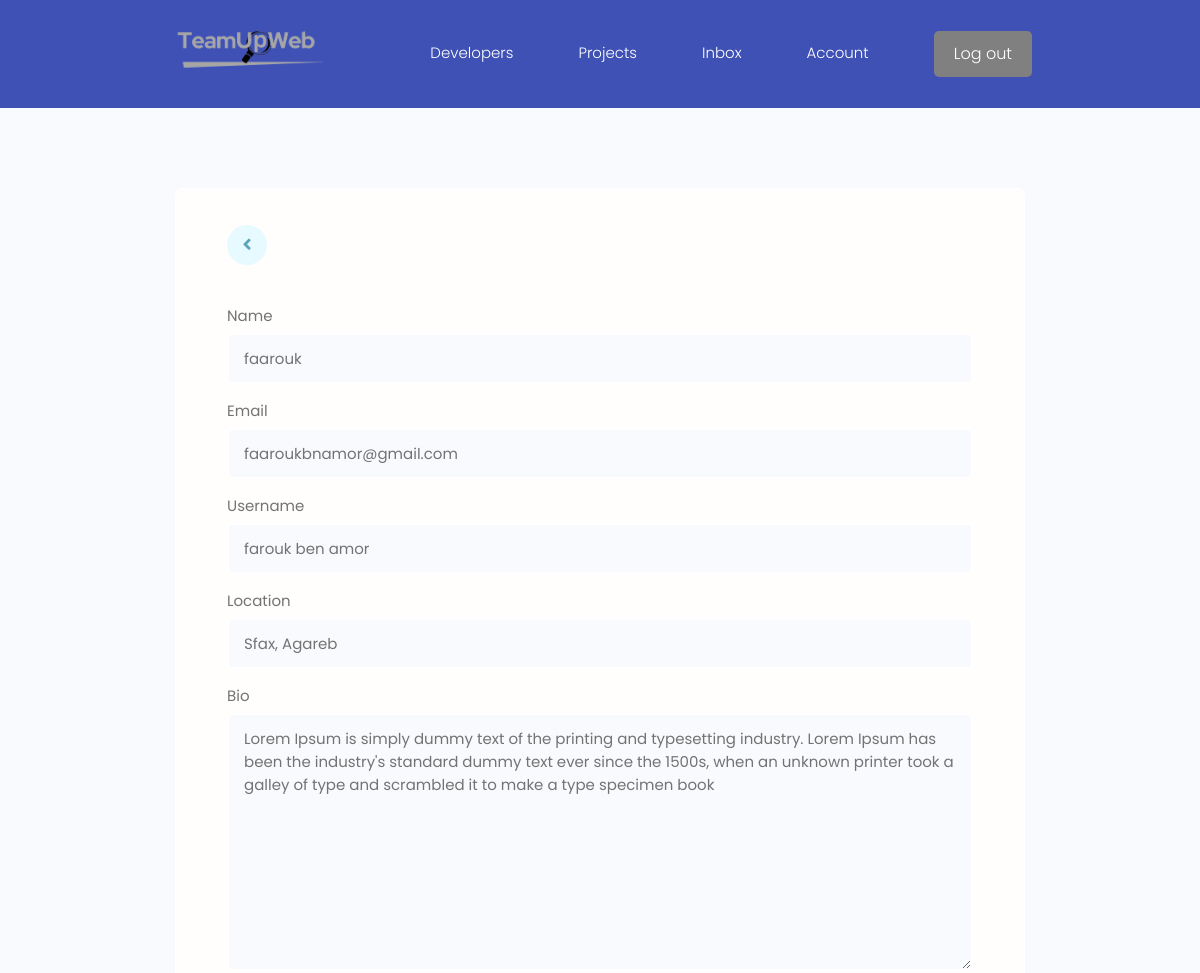
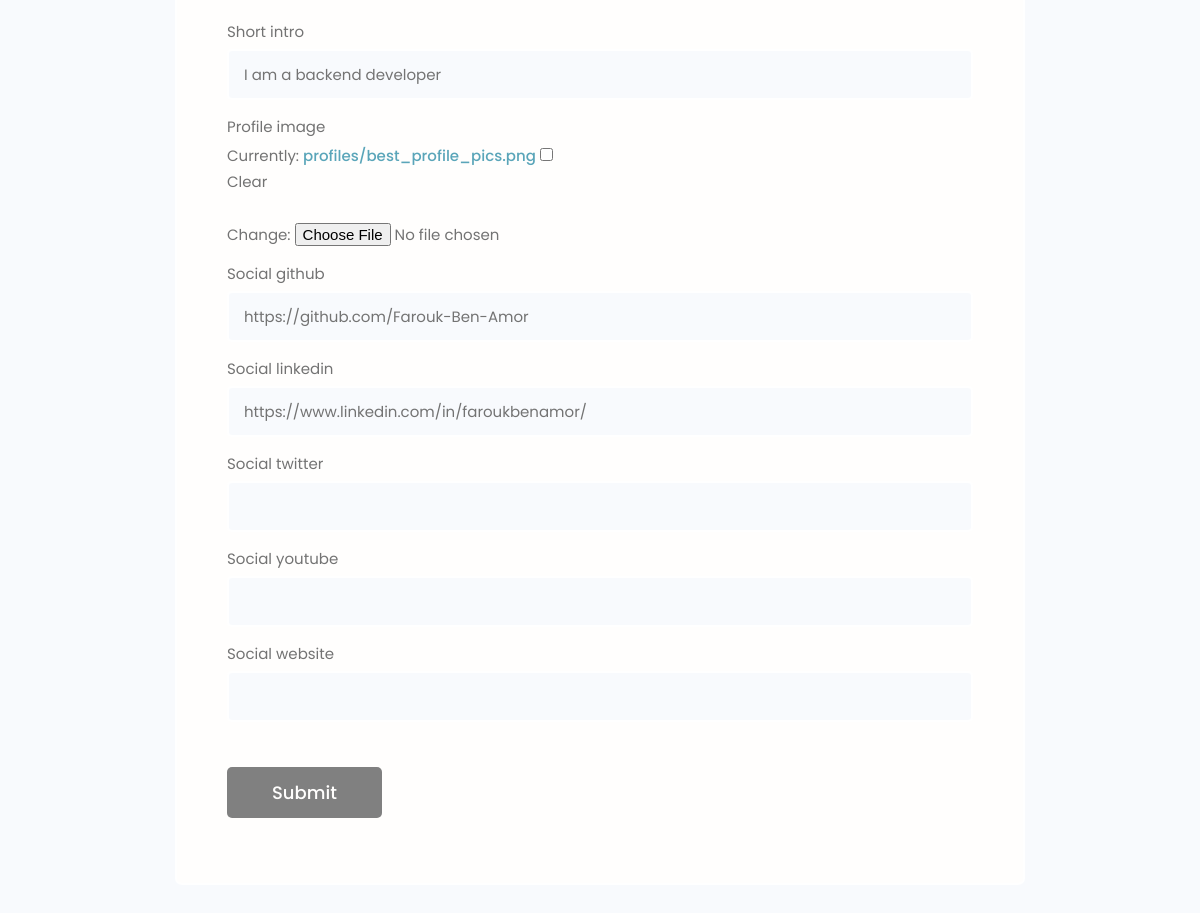
The page /edit-account/ (signed in) on the database its author committed (2 pictures, top to bottom).
### users/models.py (models this page shows, shortened)
class Profile(models.Model):
    user = models.OneToOneField(User,on_delete=models.CASCADE,null=True,blank=True)
    name = models.CharField(max_length=200,null=True,blank=True)
    email = models.EmailField(max_length=500,null=True,blank=True)
    username = models.CharField(max_length=200,null=True,blank=True)
    location = models.CharField(max_length=200,null=True,blank=True)
    short_intro = models.CharField(max_length=200,null=True,blank=True)
    bio = models.TextField(null=True,blank=True)
    profile_image = models.ImageField(null=True,blank=True,upload_to='profiles/',default="profiles/user-default.png")
    social_github = models.CharField(max_length=200,null=True,blank=True)
    social_twitter = models.CharField(max_length=200,null=True,blank=True)
    social_linkedin = models.CharField(max_length=200,null=True,blank=True)
    social_youtube = models.CharField(max_length=200,null=True,blank=True)
    social_website = models.CharField(max_length=200,null=True,blank=True)
    created = models.DateTimeField(auto_now_add=True)
    id = models.UUIDField(default=uuid.uuid4, unique = True,
                          primary_key=True,editable=False)
    class Meta:
        ordering = ['created']

### users/views.py (the view)
# urls.py: path('edit-account/',views.editAccount, name = "edit-account"),
@login_required(login_url='login')
def editAccount(request):
 profile = request.user.profile
 form = ProfileForm(instance=profile)
 if request.method =="POST":
    form = ProfileForm(request.POST,request.FILES,instance=profile)
    if form.is_valid():
       form.save()
       return redirect('account')
 context={'form':form}
 return render(request,'users/profile_form.html',context)

### users/forms.py
class ProfileForm(ModelForm):
    class Meta:
        model= Profile
        fields=['name','email','username','location','bio','short_intro','profile_image','social_github',
                'social_linkedin','social_twitter','social_youtube','social_website']
    def __init__(self, *args, **kwargs):
        super(ProfileForm, self).__init__(*args, **kwargs)
        for name, field in self.fields.items():
            field.widget.attrs.update({'class': 'input'})

### users/templates/users/profile_form.html (shortened to what this page needs)
{% extends 'main.html' %}
{% block content %}
    <main class="formPage my-xl">
        <div class="content-box">
            <div class="formWrapper">
                <a class="backButton" href="{% url 'account' %}"><i class="fas fa-angle-left"></i></a>
                <br>
                <form class="form" method="POST" action="{% url 'edit-account' %}" enctype="multipart/form-data">
                     {% for field in form %}
                     <div class="form__field">
                        <label for="formInput#text">{{field.label}} </label>
                        {{field}}
                    </div>
                     {% endfor %}
                    <input class="btn btn--sub btn--lg  my-md" type="submit" value="Submit" />
                </form>
            </div>
        </div>
    </main>
{% endblock %}

### static/styles/app.css (style rules this page uses)
:root { --color-sub: #2d2d39; }
.btn--sub { background-color: gray; }
.content-box { width: 95%; max-width: 85rem; margin: 0 auto; }
.backButton { background: var(--color-main-light); color: var(--color-main); width: 4rem; height: 4rem; display: flex; align-items: center; justify-content: center; border-radius: 50%; }
.backButton i { font-size: 1.8rem; }
.formPage .formWrapper { list-style: none; background: var(--color-white); padding: 3.5rem 5rem; border: 2px solid var(--color-light); border-radius: 0.7rem; }
:root { --color-primary: #3f51b5; --color-light: #ffffff; }

### static/uikit/styles/modules/_variables.css (style rules this page uses)
:root { --color-main: #5aa5b9; --color-main-light: #e6faff; --color-sub: #3f4156; --color-sub-light: #51546e; --color-sub-lighter: #ededfd; --color-text: #737373; --color-gray: #8b8b8b; --color-light: #e5e7eb; --color-light-gray: #767676; --color-bg: #f8fafd; --color-white: #fffefd; --color-white-light: #f3f3f3; --color-success: #359e64; --color-success-bg: #def8e8; --color-error: #fc4b0b; --color-error-bg: #fff2ee; --font-base: 'Poppins', arial, helvetica, 'Segoe UI', roboto, ubuntu, sans-serif; --font-monospace: 'Fira Code', 'Courier New', courier, monospace; --font-regular: 300; --font-medium: 500; --font-bold: 700; --generic-shadow: 1px 1px 5px #00000010; --generic-transition: all 0.3s ease-in-out; }

### static/uikit/styles/modules/_base.css (style rules this page uses)
* { margin: 0; padding: 0; box-sizing: border-box; text-rendering: optimizeLegibility; color: inherit; font-size: inherit; }
html { font-size: 50%; }
@media only screen and (min-width: 480px) { html { font-size: 56.25%; } }
@media only screen and (min-width: 1200px) { html { font-size: 62.5%; } }
body { line-height: 1.6; font-weight: 400; font-size: 1.5rem; color: var(--color-text); background-color: var(--color-bg); min-height: 100vh; }

### static/uikit/styles/modules/_typography.css (style rules this page uses)
* { font-family: var(--font-base); }
a { padding-bottom: 2px; text-decoration: none; display: inline-block; color: var(--color-main); font-weight: var(--font-medium); }

### static/uikit/styles/modules/_utilities.css (style rules this page uses)
.my-md { margin: 3rem auto; }
.my-xl { margin: 8rem auto; }

### static/uikit/styles/modules/_button.css (style rules this page uses)
.btn { display: inline-block; position: relative; cursor: pointer; background-color: var(--color-light); font-weight: var(--font-medium); color: var(--color-sub); text-decoration: none; padding: 1rem 2rem; border-radius: 0.5rem; border: none; width: -webkit-fit-content; width: -moz-fit-content; width: fit-content; height: -webkit-fit-content; height: -moz-fit-content; height: fit-content; font-size: 1.6rem; outline-width: 0; outline-color: transparent; -webkit-backface-visibility: hidden; backface-visibility: hidden; transition: all 0.3s ease-in-out; }
.btn--sub { background-color: var(--color-sub); color: var(--color-white); }
.btn--lg { font-size: 1.8rem; padding: 1.2rem 4.5rem; }

### static/uikit/styles/modules/_form.css (style rules this page uses)
.form { display: block; }
.form__field { margin-top: 1.5rem; margin-bottom: 1.5rem; }
.form__label, .form__field > label { display: block; margin-bottom: 0.5rem; color: var(--color-text); }
input.input[type='text'], input.input[type='email'], input.input[type='password'], input.input[type='number'], textarea.input { min-width: 24rem; width: 100%; padding: 1.2rem 1.5rem; border-radius: 0.5rem; border: 2px solid var(--color-light); transition: all 0.3s ease-in-out; background-color: var(--color-bg); }

### rows shown on the page
Profile: form "faarouk" "faaroukbnamor@gmail.com" "farouk ben amor" "Sfax, Agareb" "Lorem Ipsum is simply dummy text of the printing and typesetting industry. Lorem Ipsum has been the industry's standard dummy text ever since the 1500s, when an unknown printer took a galley of type and scrambled it to make a type specimen book" "I am a backend developer" "https://github.com/Farouk-Ben-Amor" "https://www.linkedin.com/in/faroukbenamor/"

### other values the page prints
{{ field.label }} "Name" "Email" "Username" "Location" "Bio" "Short intro" "Profile image" "Social github" "Social linkedin" "Social twitter" "Social youtube" "Social website"
